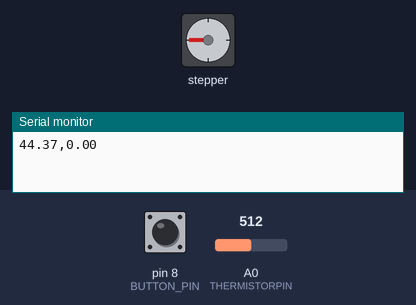
A sketch run on a simulated Arduino Uno, built with avr-gcc and run on an emulated ATmega328P. Parts: stepper motor, the last lines printed to the serial monitor. Wiring (inferred from the names in the program): stepper motor driver (200 steps per turn assumed): step pin 13; direction pin 12. The test bench sets the inputs (shaded band); at power-on: A0 (THERMISTORPIN) = 512, pin 8 (BUTTON_PIN) HIGH.

Above: at 1.8 s.
1.9 s: A0 (THERMISTORPIN) set to 122
At 3.53 s:
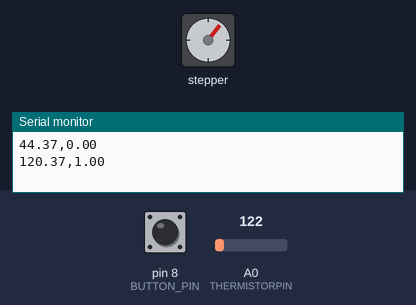
6.9 s: A0 (THERMISTORPIN) set to 0
At 8.3 s:
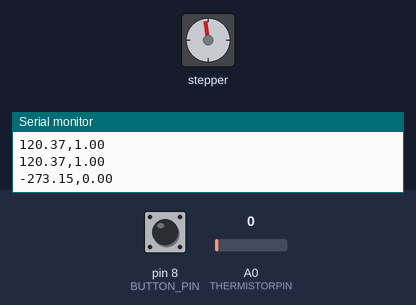
Timing chart, 0 to 9.9 s (numbered marks = the images above; inputs shaded):
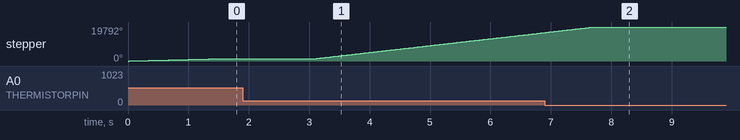

The sketch:

cooling_stage_PID_control.ino
```cpp
// Built on the thermistor-1.ino https://learn.adafruit.com/thermistor/using-a-thermistor by Limor Fried, Adafruit Industries
#include <PID_v1.h>

// the value of the 'other' resistor
#define SERIESRESISTOR 10020
// What pin to connect the sensor to
#define THERMISTORPIN A0

#define STEP_PIN 13
#define DIR_PIN 12

#define BUTTON_PIN 8

double Input, Output, GOAL_TEMP;
// PID myPID(&Input, &Output, &GOAL_TEMP,2,5,1, DIRECT);

// PID myPID(&Input, &Output, &GOAL_TEMP,2,0,0, REVERSE);
// PID myPID(&Input, &Output, &GOAL_TEMP,20,0.001,0, REVERSE);
// PID myPID(&Input, &Output, &GOAL_TEMP,10,0.002,0, REVERSE);
// PID myPID(&Input, &Output, &GOAL_TEMP,15,0.1,3, REVERSE);
// PID myPID(&Input, &Output, &GOAL_TEMP,20,0.1,4, REVERSE);
PID myPID(&Input, &Output, &GOAL_TEMP,15,0.1,4, REVERSE);

bool backwardsIsForwards = true;
bool motorOn = false;
bool lockMotor = false;
unsigned long stepDelay = 1000; // us

// int t = 0;
unsigned long t_therm = 0UL;
unsigned long t_alt = 0UL;
unsigned long t_motor = 0UL;
unsigned long prevT_therm = 0UL;
unsigned long prevT_alt = 0UL;
unsigned long prevT_motor = 0UL;
int sampCount = 0;
float tot = 0;
float reading;

unsigned long msBetweenSpeedUpdate = 1000;
int numThermistorSamples = 50;
unsigned long sampWaitMS = 10;


float kOhmsToC(float ohms){
    // float A = -1.450182342e-3;
    // float B = 5.919108169e-4;
    // float C = -10.68095417e-7;

    // float A = -1.105435078e-3;
    // float B = 5.392262659e-4;
    // float C = -8.872464276e-7;

    // Thermocouple
    // float A = 0.1047050215e-3;
    // float B = 3.456759750e-4;
    // float C = -1.728064581e-7;

    // Thermocouple - 9/23/25
    // float A = 0.8039294309e-3;
    // float B = 2.433151009e-4;
    // float C = 1.520603716e-7;

    // Thermocouple - 1/20/26
    float A = 0.5059532563e-3;
    float B = 2.746954471e-4;
    float C = 1.435314011e-7;

    float temp = A + (B * log(ohms)) + (C * pow(log(ohms), 3));
    return (float)((int)(((1/temp) - 273.15) * 100)) / 100;
}

void setSpeed(float speed){
  Serial.println(speed);

  if (speed > 1 || speed < 0){
    Serial.print("ERROR: Speed value out of range.");
    return;
  }
  if (speed == 0){
    lockMotor = true;
  }
  else if(lockMotor){
    lockMotor = false;
  }
  // stepDelay = 1500 - (700 * speed);
  stepDelay = 1500 - (1300 * speed);
}

void updateDelay(float temp){
  // ACTUAL PID LOOP
  Input = temp;
  myPID.Compute();
  // analogWrite(3,Output); // This might be important?

  setSpeed(min(max(Output / 10,0), 1)); // Divide by 10 to give the PID more fine-grained control

}


void setup() {
  Serial.begin(9600);
  // Serial.dtr();

  pinMode(STEP_PIN, OUTPUT);
  pinMode(DIR_PIN, OUTPUT);
  digitalWrite(STEP_PIN, LOW);
  if (backwardsIsForwards){
    digitalWrite(DIR_PIN, HIGH);
  }
  else{
    digitalWrite(DIR_PIN, LOW);
  }

  Input = analogRead(0);
  GOAL_TEMP = 15;

  //turn the PID on
  myPID.SetMode(AUTOMATIC);

  // Setup PID restart button
  pinMode(BUTTON_PIN, INPUT_PULLUP);
  pinMode(LED_BUILTIN, OUTPUT); // And signal light
}


void loop() {
  t_therm = millis() - prevT_therm;
  t_motor = micros() - prevT_motor;

  if (t_therm > msBetweenSpeedUpdate){
    // Measure Temp and update rate
    if (sampCount == 0){ // First sample each cycle
      prevT_alt = millis();
      tot = 0;
      tot = tot + analogRead(THERMISTORPIN);
      sampCount += 1;

      // Reset PID on buton press
      if (digitalRead(BUTTON_PIN) == 0){
        myPID.SetOutputLimits(0.0, 1.0);  // Forces minimum up to 0.0
        myPID.SetOutputLimits(-1.0, 0.0);  // Forces maximum down to 0.0
        myPID.SetOutputLimits(0, 255);  // Set the limits back to default - this should be different but it works and I don't want to adjust it.
        // Serial.println("Reset PID");
        digitalWrite(LED_BUILTIN, LOW);  // Turn the LED off
        delay(1000);                    // Wait for 1 second
        digitalWrite(LED_BUILTIN, HIGH); // Turn the LED on
        // delay(1000);                    // Wait for 1 second
      }
    }
    t_alt = millis() - prevT_alt; // Every other sample that cycle
    if (t_alt > sampWaitMS){
      prevT_alt = millis();
      tot = tot + analogRead(THERMISTORPIN);
      sampCount += 1;
    }
    if (sampCount == numThermistorSamples){ // After last measurement
      prevT_therm = millis();
      sampCount = 0;

      reading = tot / numThermistorSamples;
      reading = (1023 / reading)  - 1;     // (1023/ADC - 1)
      reading = SERIESRESISTOR / reading;  // 10K / (1023/ADC - 1)

      // Serial.print(reading); // This should be OFF for actually running, but is necessary for therm calibration.
      // Serial.print(",");
      reading = kOhmsToC(reading);
      Serial.print(reading, 2);
      Serial.print(",");
      // We print speed in setSpeed so don't end line yet

      updateDelay(reading);
    }
  }


  if (t_motor > stepDelay){
    if (motorOn){
      digitalWrite(STEP_PIN, LOW);
    }
    else{
      if(!lockMotor){
        digitalWrite(STEP_PIN, HIGH);
      }
    }
    motorOn = !motorOn;
    prevT_motor = micros();
  }
}
```
